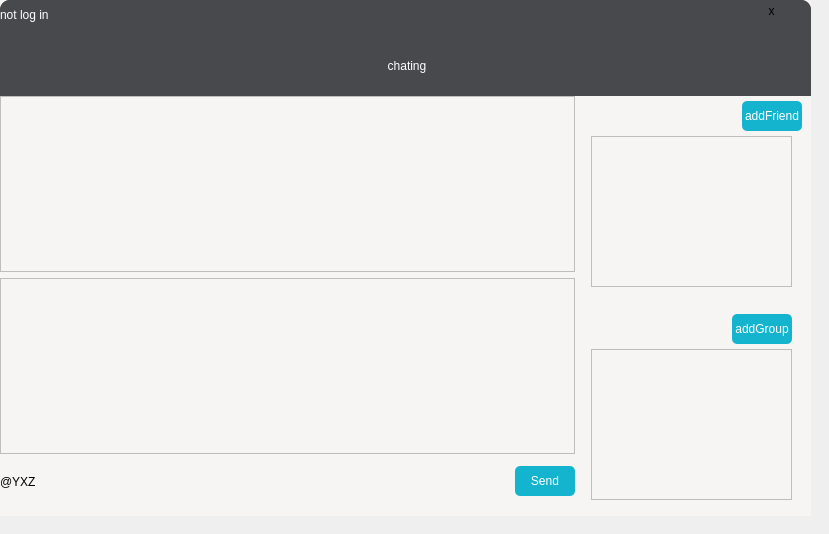
<?xml version="1.0" encoding="UTF-8"?>
<ui version="4.0">
 <class>MainWindow</class>
 <widget class="QWidget" name="MainWindow">
  <property name="geometry">
   <rect>
    <x>0</x>
    <y>0</y>
    <width>829</width>
    <height>534</height>
   </rect>
  </property>
  <property name="windowTitle">
   <string>Form</string>
  </property>
  <widget class="QWidget" name="centraWidget" native="true">
   <property name="geometry">
    <rect>
     <x>0</x>
     <y>0</y>
     <width>811</width>
     <height>516</height>
    </rect>
   </property>
   <property name="styleSheet">
    <string notr="true">background-color: rgb(246, 245, 244);</string>
   </property>
   <widget class="QWidget" name="topWidget" native="true">
    <property name="geometry">
     <rect>
      <x>0</x>
      <y>0</y>
      <width>811</width>
      <height>96</height>
     </rect>
    </property>
    <property name="styleSheet">
     <string notr="true">background-color: rgb(72, 73, 77);
border-top-left-radius: 10px;
border-top-right-radius: 10px;</string>
    </property>
    <layout class="QGridLayout" name="gridLayout">
     <item row="2" column="2" rowspan="2">
      <spacer name="horizontalSpacer_3">
       <property name="orientation">
        <enum>Qt::Orientation::Horizontal</enum>
       </property>
       <property name="sizeHint" stdset="0">
        <size>
         <width>258</width>
         <height>20</height>
        </size>
       </property>
      </spacer>
     </item>
     <item row="0" column="0">
      <widget class="QLabel" name="curUserLab">
       <property name="styleSheet">
        <string notr="true">color: rgb(255, 255, 255);
font: 700 italic 11pt &quot;Yrsa&quot;;</string>
       </property>
       <property name="text">
        <string>not log in</string>
       </property>
      </widget>
     </item>
     <item row="3" column="0">
      <spacer name="horizontalSpacer_2">
       <property name="orientation">
        <enum>Qt::Orientation::Horizontal</enum>
       </property>
       <property name="sizeHint" stdset="0">
        <size>
         <width>268</width>
         <height>20</height>
        </size>
       </property>
      </spacer>
     </item>
     <item row="2" column="1" rowspan="2">
      <widget class="QLabel" name="curChatLab">
       <property name="styleSheet">
        <string notr="true">color: rgb(255, 255, 255);
font: 700 italic 11pt &quot;Yrsa&quot;;</string>
       </property>
       <property name="text">
        <string>chating</string>
       </property>
       <property name="alignment">
        <set>Qt::AlignmentFlag::AlignCenter</set>
       </property>
      </widget>
     </item>
     <item row="0" column="1">
      <spacer name="horizontalSpacer">
       <property name="orientation">
        <enum>Qt::Orientation::Horizontal</enum>
       </property>
       <property name="sizeHint" stdset="0">
        <size>
         <width>40</width>
         <height>20</height>
        </size>
       </property>
      </spacer>
     </item>
     <item row="0" column="2">
      <widget class="QWidget" name="widget" native="true">
       <widget class="QPushButton" name="pushButton">
        <property name="geometry">
         <rect>
          <x>210</x>
          <y>0</y>
          <width>31</width>
          <height>21</height>
         </rect>
        </property>
        <property name="text">
         <string>x</string>
        </property>
       </widget>
      </widget>
     </item>
    </layout>
   </widget>
   <widget class="QWidget" name="chatWidget" native="true">
    <property name="geometry">
     <rect>
      <x>0</x>
      <y>96</y>
      <width>575</width>
      <height>358</height>
     </rect>
    </property>
    <layout class="QGridLayout" name="gridLayout_2">
     <item row="0" column="0">
      <widget class="QListWidget" name="chatMsgListWidget"/>
     </item>
     <item row="1" column="0">
      <widget class="QTextEdit" name="chatMsgSendEdit"/>
     </item>
    </layout>
   </widget>
   <widget class="QWidget" name="rightWidget" native="true">
    <property name="geometry">
     <rect>
      <x>581</x>
      <y>96</y>
      <width>230</width>
      <height>420</height>
     </rect>
    </property>
    <layout class="QVBoxLayout" name="verticalLayout">
     <item>
      <widget class="QWidget" name="friendList" native="true">
       <widget class="QWidget" name="friendTop" native="true">
        <property name="geometry">
         <rect>
          <x>10</x>
          <y>0</y>
          <width>211</width>
          <height>41</height>
         </rect>
        </property>
        <layout class="QHBoxLayout" name="horizontalLayout_2">
         <item>
          <spacer name="horizontalSpacer_5">
           <property name="orientation">
            <enum>Qt::Orientation::Horizontal</enum>
           </property>
           <property name="sizeHint" stdset="0">
            <size>
             <width>124</width>
             <height>20</height>
            </size>
           </property>
          </spacer>
         </item>
         <item>
          <widget class="QPushButton" name="addFriend">
           <property name="styleSheet">
            <string notr="true">QPushButton {
	width: 60px;
	height: 30px;
	border: none;
	background-color: rgb(20, 180, 206);
	color: rgb(255, 255, 255);
	font: 700 italic 11pt &quot;Yrsa&quot;;
	border-radius: 5px;
}
</string>
           </property>
           <property name="text">
            <string>addFriend</string>
           </property>
          </widget>
         </item>
        </layout>
       </widget>
       <widget class="QListWidget" name="friendMess">
        <property name="geometry">
         <rect>
          <x>10</x>
          <y>40</y>
          <width>201</width>
          <height>151</height>
         </rect>
        </property>
       </widget>
      </widget>
     </item>
     <item>
      <widget class="QWidget" name="groupList" native="true">
       <widget class="QWidget" name="groupTop" native="true">
        <property name="geometry">
         <rect>
          <x>10</x>
          <y>0</y>
          <width>201</width>
          <height>41</height>
         </rect>
        </property>
        <layout class="QHBoxLayout" name="horizontalLayout_3">
         <item>
          <spacer name="horizontalSpacer_6">
           <property name="orientation">
            <enum>Qt::Orientation::Horizontal</enum>
           </property>
           <property name="sizeHint" stdset="0">
            <size>
             <width>114</width>
             <height>20</height>
            </size>
           </property>
          </spacer>
         </item>
         <item>
          <widget class="QPushButton" name="addGroup">
           <property name="styleSheet">
            <string notr="true">QPushButton {
	width: 60px;
	height: 30px;
	border: none;
	background-color: rgb(20, 180, 206);
	color: rgb(255, 255, 255);
	font: 700 italic 11pt &quot;Yrsa&quot;;
	border-radius: 5px;
}</string>
           </property>
           <property name="text">
            <string>addGroup</string>
           </property>
          </widget>
         </item>
        </layout>
       </widget>
       <widget class="QListWidget" name="groupMess">
        <property name="geometry">
         <rect>
          <x>10</x>
          <y>40</y>
          <width>201</width>
          <height>151</height>
         </rect>
        </property>
       </widget>
      </widget>
     </item>
    </layout>
   </widget>
   <widget class="QWidget" name="widget_3" native="true">
    <property name="geometry">
     <rect>
      <x>0</x>
      <y>460</y>
      <width>575</width>
      <height>43</height>
     </rect>
    </property>
    <layout class="QHBoxLayout" name="horizontalLayout">
     <item>
      <widget class="QLabel" name="label">
       <property name="text">
        <string>@YXZ</string>
       </property>
      </widget>
     </item>
     <item>
      <spacer name="horizontalSpacer_7">
       <property name="orientation">
        <enum>Qt::Orientation::Horizontal</enum>
       </property>
       <property name="sizeHint" stdset="0">
        <size>
         <width>467</width>
         <height>20</height>
        </size>
       </property>
      </spacer>
     </item>
     <item>
      <widget class="QPushButton" name="Send">
       <property name="styleSheet">
        <string notr="true">QPushButton {
	width: 60px;
	height: 30px;
	border: none;
	background-color: rgb(20, 180, 206);
	color: rgb(255, 255, 255);
	font: 700 italic 11pt &quot;Yrsa&quot;;
	 border-radius: 5px;
}</string>
       </property>
       <property name="text">
        <string>Send</string>
       </property>
      </widget>
     </item>
    </layout>
   </widget>
  </widget>
 </widget>
 <resources/>
 <connections/>
</ui>
